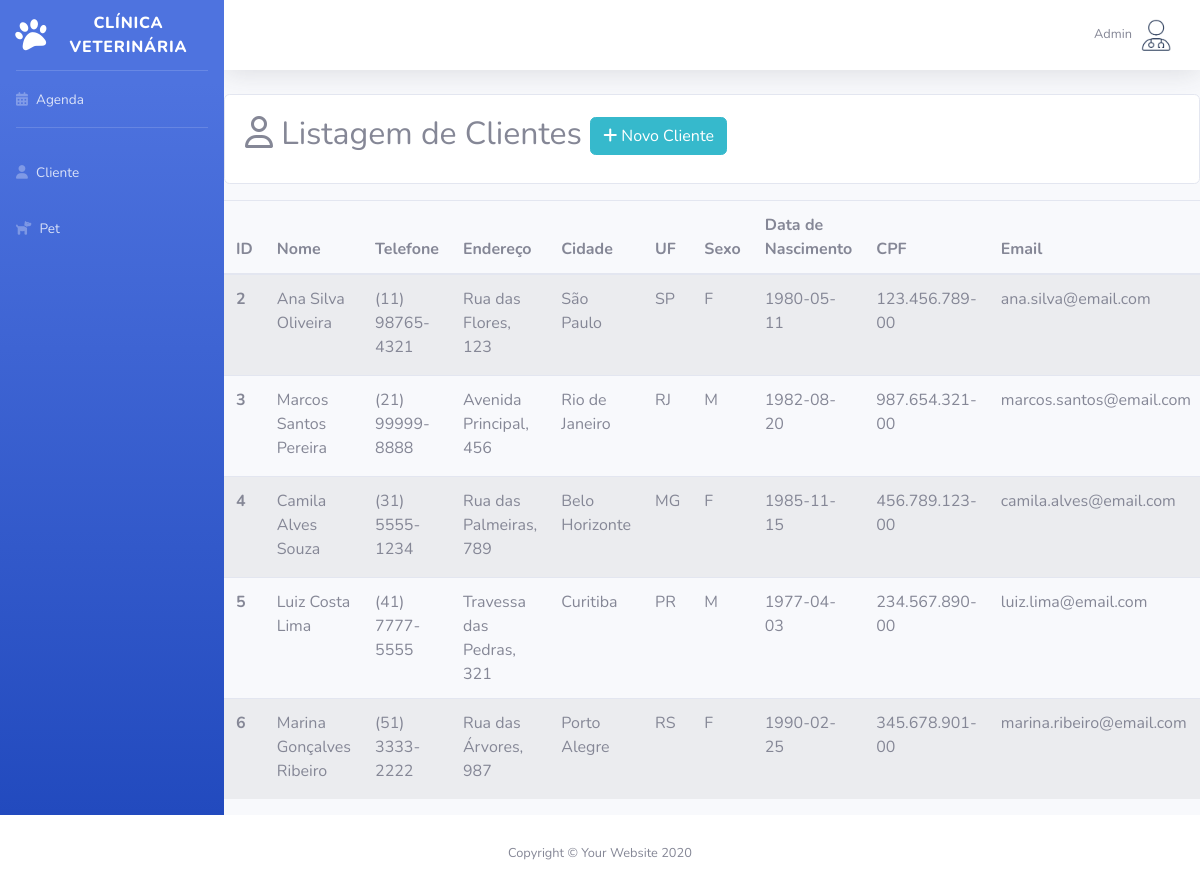
Page /Sistema/Vet/listagemCliente.php (signed in) on the earlier database version.
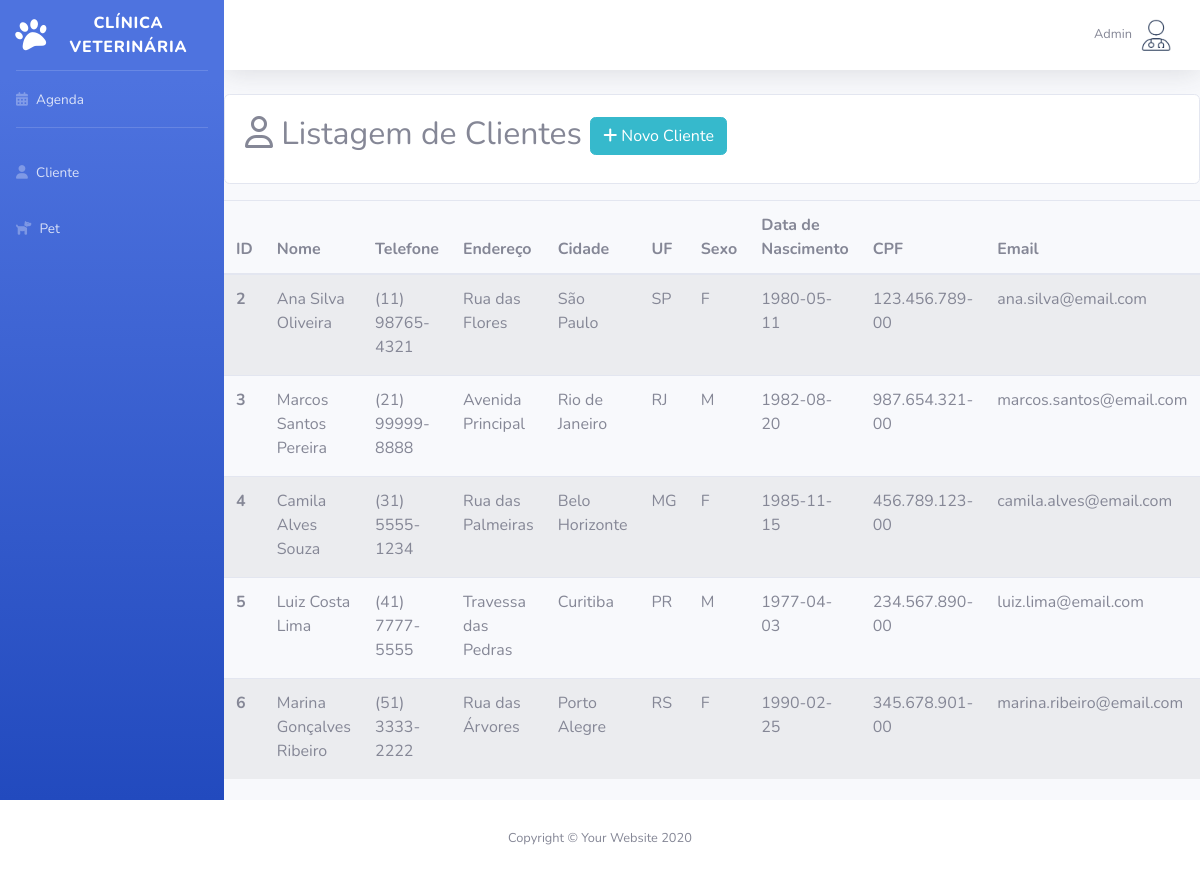
Same page on the later database version.
### tables this page shows
CREATE TABLE `cliente` (
  `id` int(11) NOT NULL,
  `statusCliente` varchar(15) NOT NULL,
  `nome` varchar(200) NOT NULL,
  `telefone` varchar(20) NOT NULL,
  `endereco` varchar(200) NOT NULL,
  `cep` varchar(15) NOT NULL,
  `numero` int(6) NOT NULL,
  `cidade` varchar(100) NOT NULL,
  `UF` varchar(2) NOT NULL,
  `sexo` varchar(1) NOT NULL,
  `dataNascimento` varchar(50) NOT NULL,
  `CPF` varchar(14) NOT NULL,
  `email` varchar(200) NOT NULL,
  `dataCadastro` date NOT NULL DEFAULT current_timestamp()
);

### Sistema/Vet/listagemCliente.php (the view, shortened to what this page needs)
<?php
require_once("conexao.php");
$sql = "select * from cliente";
$resultado = mysqli_query($conexao, $sql);
?>
<!DOCTYPE html>
<html lang="pt-br">
<head>
    <link href="vendor/fontawesome-free/css/all.min.css" rel="stylesheet" type="text/css">
    <link href="css/sb-admin-2.min.css" rel="stylesheet">
</head>
<body id="page-top">
    <div id="wrapper">
        <?php require_once("sidebarVet.php"); ?>
        <div id="content-wrapper" class="d-flex flex-column">
            <div id="content">
                <?php require_once("topbarVet.php"); ?>
                    <div class="card mt-3 mb-3">
                        <div class="card-body">
                            <h2><i class="fa-regular fa-user"></i> Listagem de Clientes <a
                                    href="cadastroCliente.php" class="btn btn-info btn-sn"><i class="fa-solid fa-plus"
                                        style="color: #ffffff;"></i> Novo Cliente</a></h2>
                        </div>
                    </div>
                    <table class="table table-striped table-hover">
                        <thead>
                            <tr>
                                <th scope="col">ID</th>
                                <th scope="col">Nome</th>
                                <th scope="col">Telefone</th>
                                <th scope="col">Endereço</th>
                                <th scope="col">Cidade</th>
                                <th scope="col">UF</th>
                                <th scope="col">Sexo</th>
                                <th scope="col">Data de Nascimento</th>
                                <th scope="col">CPF</th>
                                <th scope="col">Email</th>
                            </tr>
                        </thead>
                        <tbody>
                            <?php while ($linha = mysqli_fetch_array($resultado)) { ?>
                                <tr>
                                    <th scope="row">
                                        <?= $linha['id'] ?>
                                    </th>
                                    <td>
                                        <?= $linha['nome'] ?>
                                    </td>
                                    <td>
                                        <?= $linha['telefone'] ?>
                                    </td>
                                    <td>
                                        <?= $linha['endereco'] ?>
                                    </td>
                                    <td>
                                        <?= $linha['cidade'] ?>
                                    </td>
                                    <td>
                                        <?= $linha['UF'] ?>
                                    </td>
                                    <td>
                                        <?= $linha['sexo'] ?>
                                    </td>
                                    <td>
                                        <?= $linha['dataNascimento'] ?>
                                    </td>
                                    <td>
                                        <?= $linha['CPF'] ?>
                                    </td>
                                    <td>
                                        <?= $linha['email'] ?>
                                    </td>
                                </tr>
                            <?php } ?>
                            </table>
                </div>
                <?php require_once("footer.php"); ?>
</body>
</html>

### Sistema/Vet/sidebarVet.php
<ul class="navbar-nav bg-gradient-primary sidebar sidebar-dark accordion" id="accordionSidebar">
    <a class="sidebar-brand d-flex align-items-center justify-content-center" href="indexAdmin.php">
        <div class="sidebar-brand-icon rotate-n-15">
        <i class="fa-solid fa-paw"></i>
        </div>
        <div class="sidebar-brand-text mx-1">Clínica Veterinária</div>
    </a>
    <hr class="sidebar-divider my-0">
    <li class="nav-item">
        <a class="nav-link" href="listagemAgenda.php">
            <i class="fa-solid fa-calendar-days"></i>
            <span>Agenda</span>
        </a>
    </li>
    <hr class="sidebar-divider">
    <li class="nav-item">
        <a class="nav-link" href="listagemCliente.php">
        <i class="fa-solid fa-user"></i>
            <span>Cliente</span>
        </a>
    </li>
    <li class="nav-item">
        <a class="nav-link" href="listagemPet.php">
        <i class="fa-solid fa-dog"></i>
            <span>Pet</span>
        </a>
    </li>
</ul>

### Sistema/Vet/topbarVet.php (shortened to what this page needs)
<?php
if (isset($_SESSION['id']) && isset($_SESSION['nome'])) {
    $nome_veterinario = $_SESSION['nome'];
?>
    <nav class="navbar navbar-expand navbar-light bg-white topbar mb-4 static-top shadow">
        <ul class="navbar-nav ml-auto">
            <li class="nav-item dropdown no-arrow">
                <a class="nav-link dropdown-toggle" href="#" id="userDropdown" role="button" data-toggle="dropdown" aria-haspopup="true" aria-expanded="false">
                    <span class="mr-2 d-none d-lg-inline text-gray-600 small"><?=$nome_veterinario?></span>
                    <img class="img-profile " src="img/vet.png">
                </a>
            </li>
        </ul>
    </nav>
<?php } ?>

### Sistema/Vet/footer.php (shortened to what this page needs)
</div>
            </div>
            <footer class="sticky-footer bg-white">
                <div class="container my-auto">
                    <div class="copyright text-center my-auto">
                        <span>Copyright &copy; Your Website 2020</span>
                    </div>
                </div>
            </footer>

Differences in the rows shown:
changed cliente "Ana Silva Oliveira": endereco "Rua das Flores, 123" → "Rua das Flores"
changed cliente "Marcos Santos Pereira": endereco "Avenida Principal, 456" → "Avenida Principal"
changed cliente "Camila Alves Souza": endereco "Rua das Palmeiras, 789" → "Rua das Palmeiras"
changed cliente "Luiz Costa Lima": endereco "Travessa das Pedras, 321" → "Travessa das Pedras"
changed cliente "Marina Gonçalves Ribeiro": endereco "Rua das Árvores, 987" → "Rua das Árvores"
